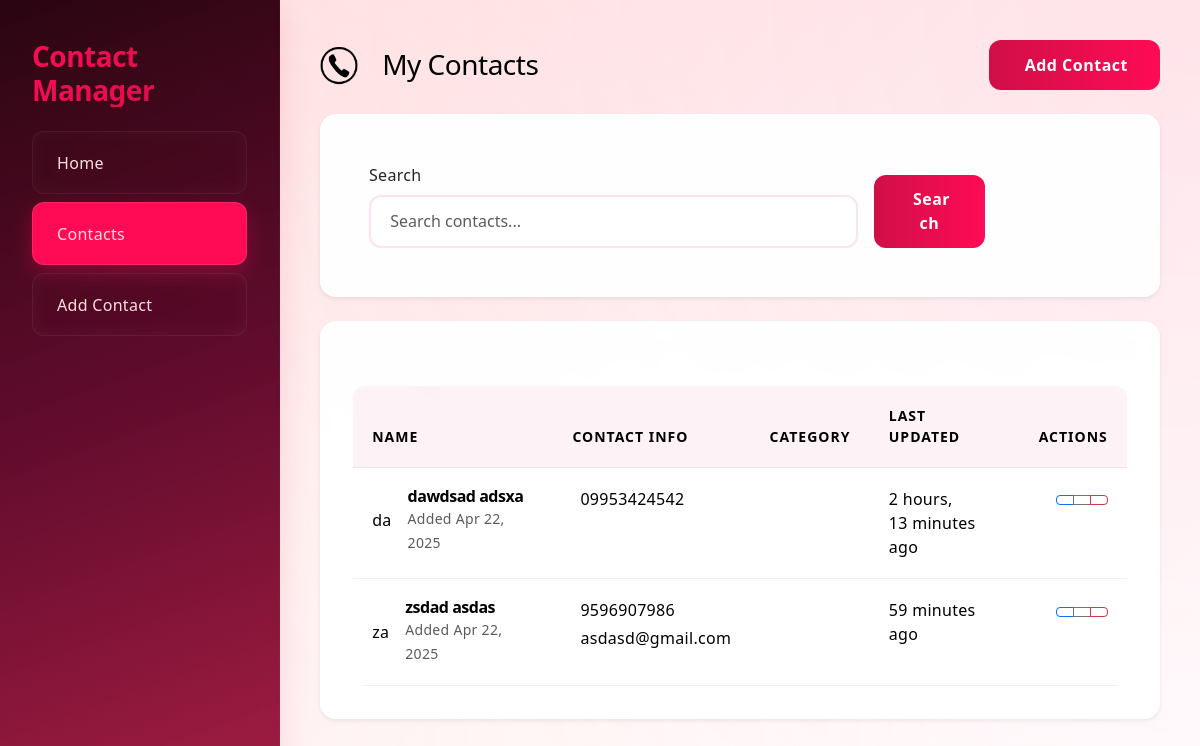
/contacts/, run on the app's committed database.
### contacts/models.py (models this page shows, shortened)
class Contact(models.Model):
    CATEGORY_CHOICES = [
        ('family', 'Family'),
        ('friend', 'Friend'),
        ('work', 'Work'),
        ('other', 'Other'),
    ]
    first_name = models.CharField(max_length=50)
    last_name = models.CharField(max_length=50)
    phone_regex = RegexValidator(
        regex=r'^\+?1?\d{9,15}$',
        message="Phone number must be entered in the format: '+999999999'. Up to 15 digits allowed."
    )
    phone_number = models.CharField(validators=[phone_regex], max_length=17, blank=True)
    email = models.EmailField(blank=True)
    address = models.TextField(blank=True)
    category = models.CharField(max_length=10, choices=CATEGORY_CHOICES, default='other')
    created_at = models.DateTimeField(auto_now_add=True)
    updated_at = models.DateTimeField(auto_now=True)
    class Meta:
        ordering = ['first_name', 'last_name']

### contacts/views.py (the view, shortened to what this page needs)
# urls.py: path('contacts/', views.contact_list, name='contact_list'),
def contact_list(request):
    contacts = Contact.objects.all()
    search_form = ContactSearchForm(request.GET or None)
    context = {
        'contacts': contacts,
        'search_form': search_form,
    }
    return render(request, 'contacts/contact_list.html', context)

### contacts/forms.py
class ContactSearchForm(forms.Form):
    search = forms.CharField(required=False, label='Search by name')
    category = forms.ChoiceField(
        choices=[('', 'All Categories')] + Contact.CATEGORY_CHOICES,
        required=False,
        label='Filter by category'
    )

### contacts/templates/contacts/contact_list.html (shortened to what this page needs)
{% extends 'base.html' %}
{% load static %}
{% block content %}
<div class="d-flex justify-content-between align-items-center mb-4">
    <div class="d-flex align-items-center">
        <img src="{% static 'images/logo.png' %}" alt="Contact Manager Logo" class="me-3" style="height: 40px; width: auto;">
        <h1 class="h3 mb-0">
             My Contacts
        </h1>
    </div>
    <a href="{% url 'contact_create' %}" class="btn btn-primary">
         Add Contact
    </a>
</div>
<div class="card shadow-sm mb-4">
    <div class="card-body">
        <form method="get" class="row g-3">
            <div class="col-md-8">
                <label for="search" class="form-label">Search</label>
                <input type="text" class="form-control" id="search" name="search"
                       value="{{ request.GET.search }}" placeholder="Search contacts...">
            </div>
            <div class="col-md-2 d-flex align-items-end">
                <button type="submit" class="btn btn-primary w-100">
                     Search
                </button>
            </div>
        </form>
    </div>
</div>
<div class="card shadow-sm">
    <div class="card-body p-0">
        <div class="table-responsive">
            <table class="table table-hover mb-0">
                <thead class="table-light">
                    <tr>
                        <th width="30%">Name</th>
                        <th width="20%">Contact Info</th>
                        <th width="15%">Category</th>
                        <th width="20%">Last Updated</th>
                        <th width="15%" class="text-end">Actions</th>
                    </tr>
                </thead>
                <tbody>
                    {% for contact in contacts %}
                    <tr>
                        <td>
                            <div class="d-flex align-items-center">
                                <div class="avatar me-3">
                                    <span class="avatar-initial bg-{{ contact.category|default:'secondary' }} rounded-circle">
                                        {{ contact.first_name|first }}{{ contact.last_name|first }}
                                    </span>
                                </div>
                                <div>
                                    <h6 class="mb-0">{{ contact.first_name }} {{ contact.last_name }}</h6>
                                    <small class="text-muted">Added {{ contact.created_at|date:"M d, Y" }}</small>
                                </div>
                            </div>
                        </td>
                        <td>
                            {% if contact.phone_number %}
                            <div class="d-flex align-items-center mb-1">
                                <span>{{ contact.phone_number }}</span>
                            </div>
                            {% endif %}
                            {% if contact.email %}
                            <div class="d-flex align-items-center">
                                <span>{{ contact.email }}</span>
                            </div>
                            {% endif %}
                        </td>
                        <td>
                            <span class="badge bg-{{ contact.category|default:'secondary' }}">
                            </span>
                        </td>
                        <td>{{ contact.updated_at|timesince }} ago</td>
                        <td class="text-end">
                            <div class="btn-group" role="group">
                                <a href="{% url 'contact_detail' contact.pk %}" class="btn btn-sm btn-outline-primary"
                                   data-bs-toggle="tooltip" title="View">
                                </a>
                                <a href="{% url 'contact_update' contact.pk %}" class="btn btn-sm btn-outline-secondary"
                                   data-bs-toggle="tooltip" title="Edit">
                                </a>
                                <a href="{% url 'contact_delete' contact.pk %}" class="btn btn-sm btn-outline-danger"
                                   data-bs-toggle="tooltip" title="Delete">
                                </a>
                            </div>
                        </td>
                    </tr>
                    {% endfor %}
                </tbody>
            </table>
        </div>
    </div>
</div>
{% endblock %}

### contacts/templates/base.html (shortened to what this page needs)
{% load static %}
<!DOCTYPE html>
<html lang="en">
<head>
    <link rel="stylesheet" href="{% static 'css/bootstrap.min.css' %}">
    <link rel="stylesheet" href="{% static 'css/custom.css' %}">
</head>
<body>
    <div class="sidebar">
        <h1 class="mb-4">Contact Manager</h1>
        <ul class="nav">
            <li class="nav-item">
                <a href="{% url 'homepage' %}" class="nav-link {% if request.path == '/' %}active{% endif %}">
                    <span>Home</span>
                </a>
            </li>
            <li class="nav-item">
                <a href="{% url 'contact_list' %}" class="nav-link {% if 'contact_list' in request.resolver_match.url_name %}active{% endif %}">
                    <span>Contacts</span>
                </a>
            </li>
            <li class="nav-item">
                <a href="{% url 'contact_create' %}" class="nav-link {% if 'contact_create' in request.resolver_match.url_name %}active{% endif %}">
                    <span>Add Contact</span>
                </a>
            </li>
        </ul>
    </div>
    <div class="main-content">
        {% block content %}{% endblock %}
    </div>
</body>
</html>

### static/css/custom.css (style rules this page uses)
:root { --primary: #CF0F47; --secondary: #FF0B55; --accent: #FFDEDE; --dark: #000000; --box-shadow: 0 8px 30px rgba(207, 15, 71, 0.12); --gradient-bg: linear-gradient(135deg, #FFDEDE 0%, #FFF5F5 50%, #FFFFFF 100%); --card-shadow: 0 10px 30px rgba(207, 15, 71, 0.08); --text-shadow: 0 2px 4px rgba(0, 0, 0, 0.1); --button-gradient: linear-gradient(to right, var(--primary) 0%, var(--secondary) 100%); }
body { background: var(--gradient-bg); color: var(--dark); font-family: system-ui, -apple-system, sans-serif; display: flex; min-height: 100vh; position: relative; letter-spacing: 0.3px; }
body::before { content: ''; position: fixed; top: 0; left: 0; width: 100%; height: 100%; background: radial-gradient(circle at top right, rgba(255, 11, 85, 0.08), transparent 70%), radial-gradient(circle at bottom left, rgba(255, 222, 222, 0.12), transparent 70%); pointer-events: none; z-index: -1; }
.sidebar { width: 280px; background: linear-gradient(160deg, rgba(38, 0, 12, 0.98) 0%, rgba(90, 0, 35, 0.95) 50%, rgba(156, 11, 52, 0.92) 100% ); position: fixed; height: 100vh; padding: 2.5rem 2rem; box-shadow: var(--box-shadow); border-right: 1px solid rgba(255,255,255,0.05); backdrop-filter: blur(10px); }
.sidebar h1 { font-size: 1.75rem; font-weight: 700; background: linear-gradient(135deg, var(--secondary), var(--primary)); -webkit-background-clip: text; background-clip: text; -webkit-text-fill-color: transparent; letter-spacing: -0.5px; }
.nav { list-style: none; display: flex; flex-direction: column; gap: 0.5rem; }
.nav-link { color: var(--accent); background: rgba(255,255,255,0.03); border: 1px solid rgba(255,255,255,0.05); padding: 1rem 1.5rem; border-radius: 12px; transition: all 0.3s cubic-bezier(0.4, 0, 0.2, 1); backdrop-filter: blur(8px); }
.nav-link.active { background: var(--secondary); border-color: rgba(255,255,255,0.1); box-shadow: 0 8px 20px rgba(255, 11, 85, 0.3); }
.main-content { flex: 1; margin-left: 280px; padding: 2.5rem; max-width: 1200px; }
.card { background: rgba(255, 255, 255, 0.95); backdrop-filter: blur(10px); border: 1px solid rgba(255, 255, 255, 0.2); border-radius: 16px; padding: 2rem; margin-bottom: 2rem; box-shadow: var(--card-shadow); transform-origin: center; transition: all 0.3s cubic-bezier(0.21, 0.6, 0.35, 1); }
.btn-primary { background: var(--button-gradient); border: none; border-radius: 12px; padding: 0.8rem 2rem; font-weight: 600; letter-spacing: 0.5px; transition: all 0.3s ease; }
h1, h2, h3, h4, h5, h6 { color: var(--dark); font-weight: 700; letter-spacing: -0.5px; margin-bottom: 1.5rem; }
.form-control { border: 2px solid rgba(207, 15, 71, 0.1); border-radius: 12px; padding: 0.8rem 1.2rem; transition: all 0.3s ease; }
.table { border-radius: 12px; overflow: hidden; border-collapse: separate; border-spacing: 0; margin-top: 2rem; }
.table th { background: rgba(207, 15, 71, 0.05); font-weight: 600; text-transform: uppercase; letter-spacing: 1px; font-size: 0.875rem; }
.table td, .table th { padding: 1.2rem; border: none; border-bottom: 1px solid rgba(207, 15, 71, 0.08); }

### data on the page
Contact: first_name|first "d", last_name|first "a", first_name "dawdsad", last_name "adsxa", created_at "Apr 22, 2025", phone_number "09953424542", updated_at "2 hours, 13 minutes"
Contact: first_name|first "z", last_name|first "a", first_name "zsdad", last_name "asdas", created_at "Apr 22, 2025", phone_number "9596907986", email "asdasd@gmail.com", updated_at "59 minutes"
